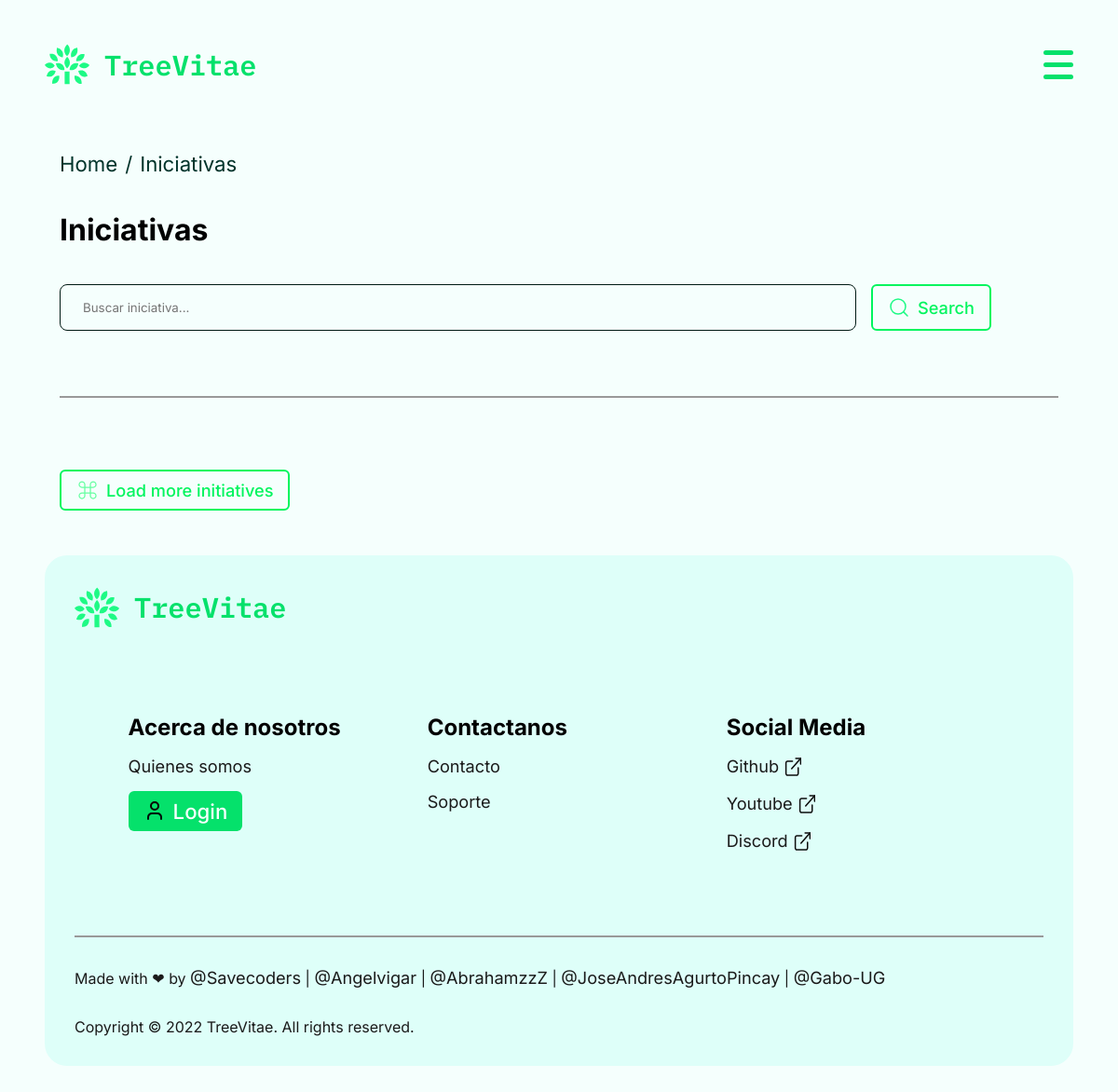
/index.php?c=iniciativa&f=viewall, run on an earlier commit of the app's database.
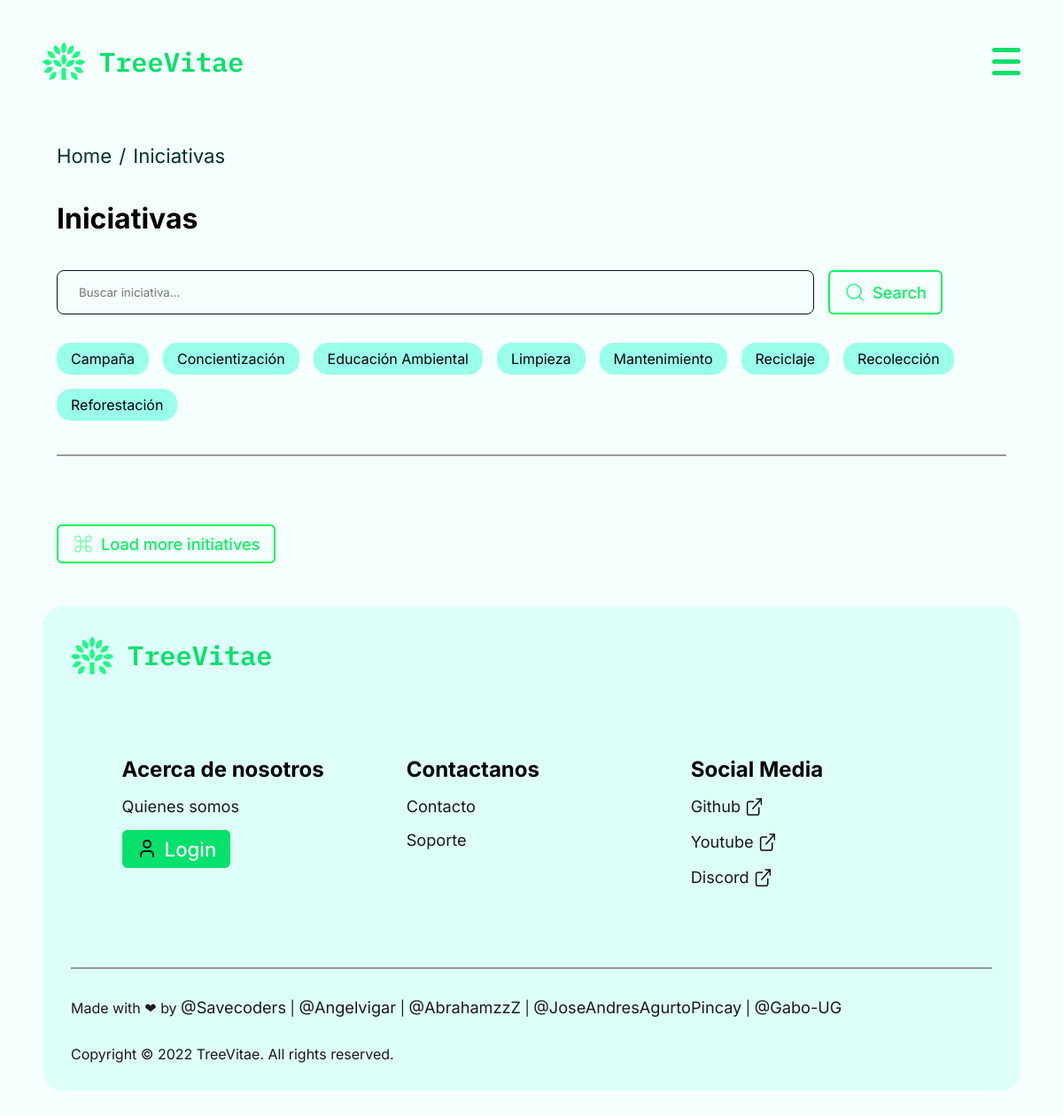
And on a later commit of the database.
### tables this page shows
CREATE TABLE `tags` (
  `ID` bigint(20) NOT NULL AUTO_INCREMENT,
  `nombre` varchar(255) NOT NULL,   
  PRIMARY KEY (`ID`),
  UNIQUE KEY `nombre` (`nombre`(255))   
);

### controllers/IniciativaController.php (called while the page is built, shortened)
<?php
require_once 'models/repository/Tags.repository.php';
class IniciativaController
{
    public function viewall()
    {
        try {
            $tagsRepository = new TagsRepository();
            $tags = $tagsRepository->getAll();
            require_once  VINICIATIVA . 'viewall.php';
        } catch (Exception $e) {
            error_log('Error en IniciativaController@viewall: ' . $e->getMessage());
            redirectWithMessage(false, '', 'No podemos mostrar las iniciativas en estos momentos', 'index.php?c=iniciativa&f=viewall');
        }
    }
}

### index.php (called while the page is built, shortened)
<?php
$funcion = (!empty($_REQUEST['f'])) ? htmlentities($_REQUEST['f']) : FUNCION_PRINCIPAL;
$cont = new $controlador();
$cont->$funcion();

### core/DB.php (called while the page is built, shortened)
<?php
class DB
{
    private static $instance = null;
    public static function getInstance()
    {
        $dir = __DIR__ . '/../.env';
        $DB_NAME = 'tree_database';
        $DB_USER = 'root';
        $DB_PASSWORD = '';
        $DB_HOST = 'localhost';
        $DB_PORT = '3306';
        try {
            $DB_NAME = $_ENV['DB_NAME'];
            $DB_USER = $_ENV['DB_USER'];
            $DB_PASSWORD = $_ENV['DB_PASSWORD'];
            $DB_HOST = $_ENV['DB_HOST'];
            $DB_PORT = $_ENV['DB_PORT'];
        } catch (Exception $e) {
        }
        $dsn = "mysql:host=$DB_HOST;port=$DB_PORT;dbname=$DB_NAME";
        if (!self::$instance) {
            self::$instance = new PDO($dsn, $DB_USER, $DB_PASSWORD);
            self::$instance->setAttribute(PDO::ATTR_ERRMODE, PDO::ERRMODE_EXCEPTION);
        }
        return self::$instance;
    }
}

### models/repository/Tags.repository.php (called while the page is built, shortened)
<?php
require_once 'core/DB.php';
class TagsRepository implements IRepository
{
    private $db;
    public function __construct()
    {
        $this->db = DB::getInstance();
    }
    public function getAll(): array
    {
        try {
            $query = "SELECT * FROM tags";
            $stmt = $this->db->prepare($query);
            $stmt->execute();
            return $stmt->fetchAll(PDO::FETCH_ASSOC);
        } catch (PDOException $e) {
            error_log("Error en getAll de TagsRepository " . $e->getMessage());
            return [];
        }
    }
}

### views/iniciativa/iniciativa.viewall.php (the view, shortened to what this page needs)
<?php require_once HEADER; ?>
<main class="main__container__content">
    <div class="breadcrumbs flex-row">
        <a href="../home/index.html">Home</a>
        <span class="breadcrumbs__arrow"> / </span>
        <a href="#">Iniciativas</a>
    </div>
    <h1>Iniciativas</h1>
    <form class="form__search" method="dialog">
        <div class="search__container">
            <input id="searchInput" type="text" placeholder="Buscar iniciativa..." />
            <button id="btnSearch" class="btn outerline">
                <img src="public/assets/icons/search.svg" alt="search icon" />
                Search
            </button>
        </div>
        <section class="tags" role="group" aria-label="tags">
            <?php foreach ($tags as $tag) { ?>
                <div class="tag" id="tag-<?php echo $tag['nombre']; ?>" role="listitem">
                    <?php echo $tag['nombre']; ?>
                </div>
            <?php } ?>
        </section>
    </form>
    <hr class="separetor__horizontal" />
    <div class="btn__container">
        <button class="btn outerline" id="loadMore">
            <img src="public/assets/icons/IconUse.svg" alt="plus icon" />
            Load more initiatives
        </button>
    </div>
</main>
<?php require_once FOOTER; ?>

### views/templates/navbar.php (shortened to what this page needs)
<!DOCTYPE html>
<html lang="en">
<head>
    <link href="public/css/styles.css" rel="stylesheet">
    <link rel="stylesheet"
        href="https://use.fontawesome.com/releases/v6.7.0/css/all.css"
>
</head>
<body>
    <div class="container">
        <nav class="navbar">
            <div class="logo__container">
                <img src="public/assets/icons/logo.svg" alt="TreeVitae logo" />
                <a class="logo__name" href="index.php">TreeVitae</a>
            </div>
            <div class="nav__hamburguer">
                <div class="nav__hamburguer__line"></div>
                <div class="nav__hamburguer__line"></div>
                <div class="nav__hamburguer__line"></div>
            </div>
        </nav>

### views/templates/footer.php (shortened to what this page needs)
<footer class="footer">
    <div class="logo__container">
        <img src="public/assets/icons/logo.svg" alt="TreeVitae logo" />
        <a class="logo__name" href="#">TreeVitae</a>
    </div>
    <div class="footer__container">
        <section class="footer__section">
            <h2>Acerca de nosotros</h2>
            <a class="link" href="index.php?c=index&f=index&p=preguntas">Quienes somos</a>
            <?php if (!isset($_SESSION['user'])) { ?>
                <a href="index.php?c=user&f=login_view" class="btn primary__with-icon">
                    <img src="public/assets/icons/user.svg" alt="User icon" />
                    Login
                </a>
            <?php } ?>
        </section>
        <section class="footer__section">
            <h2>Contactanos</h2>
            <a class="link" href="#">Contacto</a>
            <a class="link" href="#">Soporte</a>
        </section>
        <section class="footer__section">
            <h2>Social Media</h2>
            <a href="#" class="link" target="_blank">Github
                <img src="public/assets/icons/external-link.svg" alt="External link icon" />
            </a>
            <a href="#" class="link" target="_blank">Youtube
                <img src="public/assets/icons/external-link.svg" alt="External link icon" />
            </a>
            <a href="#" class="link" target="_blank">Discord
                <img src="public/assets/icons/external-link.svg" alt="External link icon" />
            </a>
        </section>
    </div>
    <hr class="separetor__horizontal" />
    <div class="content__made-with">
        <p class="made__text">
            Made with ❤ by
            <a target="_blank" class="link" href="https://github.com/Savecoders">@Savecoders</a> |
            <a target="_blank" class="link" href="https://github.com/Angelvigar">@Angelvigar</a> |
            <a target="_blank" class="link" href="https://github.com/AbrahamzzZ">@AbrahamzzZ</a> |
            <a target="_blank" class="link" href="https://github.com/JoseAndresAgurtoPincay">@JoseAndresAgurtoPincay</a>
            |
            <a target="_blank" class="link" href="https://github.com/Gabo-UG">@Gabo-UG</a>
        </p>
    </div>
    <p class="copyright">Copyright © 2022 TreeVitae. All rights reserved.</p>
</footer>
</div>
</body>
</html>

What changed in the data, as far as the page shows it:
added tags: nombre "Campaña"
added tags: nombre "Concientización"
added tags: nombre "Educación Ambiental"
added tags: nombre "Limpieza"
added tags: nombre "Mantenimiento"
added tags: nombre "Reciclaje"
added tags: nombre "Recolección"
added tags: nombre "Reforestación"
